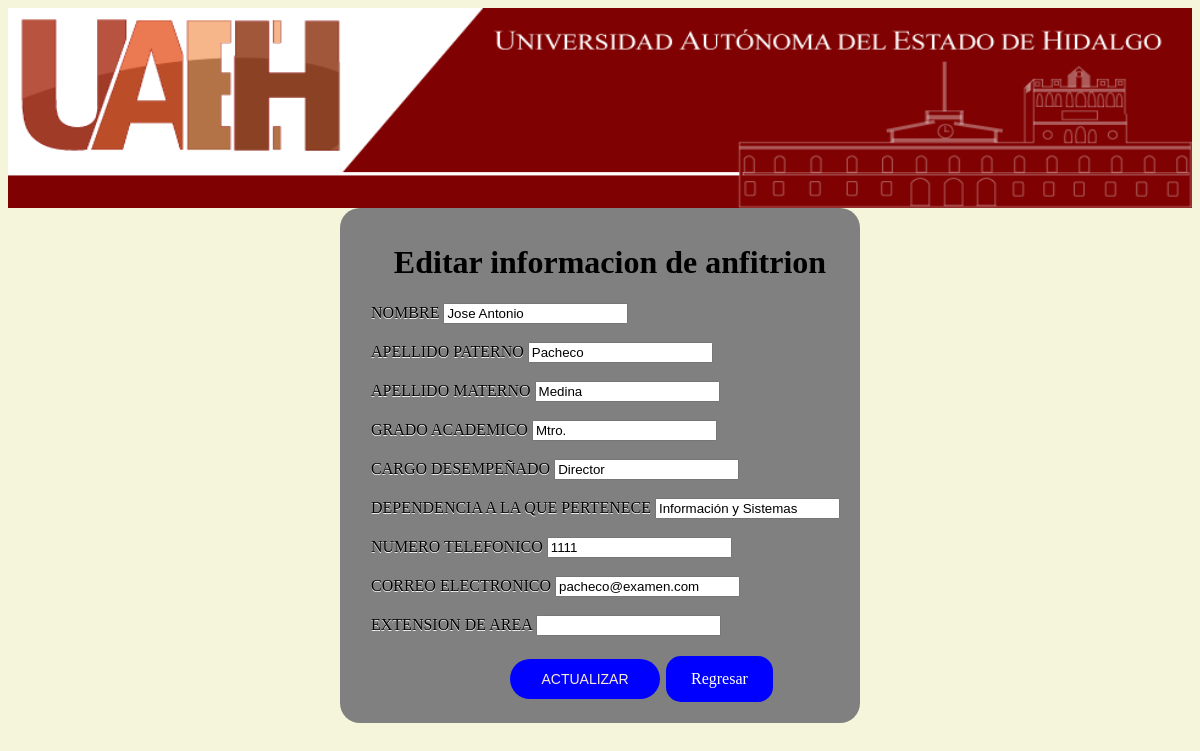
Screenshot of /editar.php?id=1 with the database file from the repository.
### tables this page shows
CREATE TABLE IF NOT EXISTS nft_Anfitrion (
  id INT NOT NULL AUTO_INCREMENT,
  grado VARCHAR(45) NOT NULL,
  nombre VARCHAR(45) NOT NULL,
  paterno VARCHAR(45) NOT NULL,
  materno VARCHAR(45) NOT NULL,
  cargo VARCHAR(255) NOT NULL,
  dependencia VARCHAR(255) NOT NULL,
  telefono VARCHAR(45) NOT NULL,
  email VARCHAR(45) NOT NULL,
  extension VARCHAR(45) NOT NULL,
  PRIMARY KEY (id));

### editar.php (the view, shortened to what this page needs)
<?php
include("conexion.php");
?>
<html lang="esp">
<head>
    <link rel="stylesheet" type="text/css" href="style.css">
</head>
<body>
<header>
            <img width="100%" height="200px" src="header.png" alt="uaeh">
        </header>
    <?php
    if(isset($_POST['enviar'])){
        $id=$_POST['id'];
        $nombre=$_POST['nombre'];
        $paterno=$_POST['paterno'];
        $materno=$_POST['materno'];
        $grado=$_POST['grado'];
        $cargo=$_POST['cargo'];
        $dependencia=$_POST['dependencia'];
        $telefono=$_POST['telefono'];
        $email=$_POST['email'];
        $extension=$_POST['extension'];
        $sql="update nft_anfitrion set nombre='".$nombre."',
        paterno='".$paterno."',
        materno='".$materno."',
        grado='".$grado."',
        cargo='".$cargo."',
        dependencia='".$dependencia."',
        telefono='".$telefono."',
        email='".$email."',
        extension='".$extension."' where id='".$id."'";
        $resultado=mysqli_query($conexion,$sql);
        if($resultado){
            echo "<script language='JavaScript'>
            alert('Los datos se actualizaron correctamente');
            location.assign('index.php');
            </script>";
        }else{
            echo "<script language='JavaScript'>
            alert('Los datos No se actualizaron correctamente');
            location.assign('index.php');
            </script>";
        }
        mysqli_close($conexion);
    }else{
        $id=$_GET['id'];
        $sql="select * from nft_anfitrion where id='".$id."'";
        $resultado=mysqli_query($conexion,$sql);
        $fila=mysqli_fetch_assoc($resultado);
        $nombre=$fila["nombre"];
        $paterno=$fila["paterno"];
        $materno=$fila["materno"];
        $grado=$fila["grado"];
        $cargo=$fila["cargo"];
        $dependencia=$fila["dependencia"];
        $telefono=$fila["telefono"];
        $email=$fila["email"];
        $extension=$fila["extension"];
    ?>
<main>
    <h1 id="titulo">Editar informacion de anfitrion</h1>
    <form action="<?=$_SERVER['PHP_SELF']?>" method="post">
            <label for="nombre">
                <span>Nombre</span>
                <input type="text" name="nombre" value="<?php echo $nombre; ?>">
            </label>
            <br>
            <br>
            <label for="paterno">
                <span>Apellido paterno</span>
                <input type="text" name="paterno" value="<?php echo $paterno; ?>">
            </label>
            <br>
            <br>
            <label for="materno">
                <span>Apellido materno</span>
                <input type="text" name="materno" value="<?php echo $materno; ?>">
            </label>
            <br>
            <br>
            <label for="grado">
                <span>Grado academico</span>
                <input type="text" name="grado" value="<?php echo $grado; ?>">
            </label>
            <br>
            <br>
            <label for="cargo">
                <span>Cargo desempeñado</span>
                <input type="text" name="cargo" value="<?php echo $cargo; ?>">
            </label>
            <br>
            <br>
            <label for="dependencia">
                <span>Dependencia a la que pertenece</span>
                <input type="text" name="dependencia" value="<?php echo $dependencia; ?>">
            </label>
            <br>
            <br>
            <label for="telefono">
                <span>Numero telefonico</span>
                <input type="number" name="telefono" value="<?php echo $telefono; ?>">
            </label>
            <br>
            <br>
            <label for="email">
                <span>Correo electronico</span>
                <input type="email" name="email" value="<?php echo $email; ?>">
            </label>
            <br>
            <br>
            <label for="extension">
                <span>Extension de area</span>
                <input type="number" name="extension" value="<?php echo $extension; ?>">
            </label>
            <br>
            <br>
            <input type="submit" name="enviar" value="ACTUALIZAR">
            <a href="index.php">Regresar</a>
           </form>
    </main>
           <?php
    }
           ?>
</body>
</html>

### style.css (style rules this page uses)
h1 { text-align: center; }
main { position: relative; width: 500px; height: 500px; padding-left: 20px; padding-top: 15px; border-radius: 20px; background-color: gray; margin: auto; }
body { background-color: beige; }
label { margin: 11px; font-size: 16px; text-transform: uppercase; text-shadow: 0px 1px 0px #fff; }
input[type=submit] { position: relative; width: 150px; height: 40px; border-radius: 20px; margin-left: 150px; border: 10px; background-color: blue; font: 14px normal normal uppercase helvetica, arial, serif; color: antiquewhite; }
a:link, a:visited { margin: 2px; background-color: blue; color: white; padding: 14px 25px; text-align: center; text-decoration: none; display: inline-block; border-radius: 15px; }
#titulo { color: black; }

### rows the page displays
nft_anfitrion: nombre "Jose Antonio", paterno "Pacheco", materno "Medina", grado "Mtro.", cargo "Director", dependencia "Información y Sistemas", telefono "1111", email "pacheco@examen.com"
